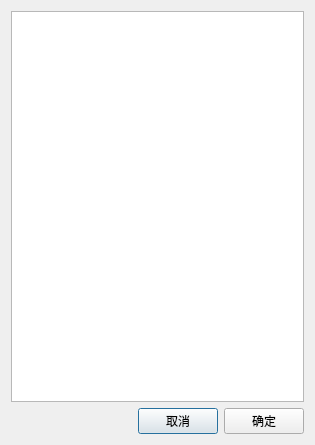
<?xml version="1.0" encoding="UTF-8"?>
<ui version="4.0">
 <class>Dialog</class>
 <widget class="QDialog" name="Dialog">
  <property name="geometry">
   <rect>
    <x>0</x>
    <y>0</y>
    <width>315</width>
    <height>445</height>
   </rect>
  </property>
  <property name="windowTitle">
   <string>Dialog</string>
  </property>
  <layout class="QGridLayout" name="gridLayout">
   <item row="1" column="2">
    <widget class="QPushButton" name="pushButton">
     <property name="text">
      <string>取消</string>
     </property>
    </widget>
   </item>
   <item row="1" column="3">
    <widget class="QPushButton" name="pushButton_2">
     <property name="text">
      <string>确定</string>
     </property>
    </widget>
   </item>
   <item row="0" column="0" colspan="4">
    <widget class="QTableWidget" name="tableWidget">
     <property name="autoFillBackground">
      <bool>true</bool>
     </property>
    </widget>
   </item>
  </layout>
 </widget>
 <resources/>
 <connections/>
</ui>
